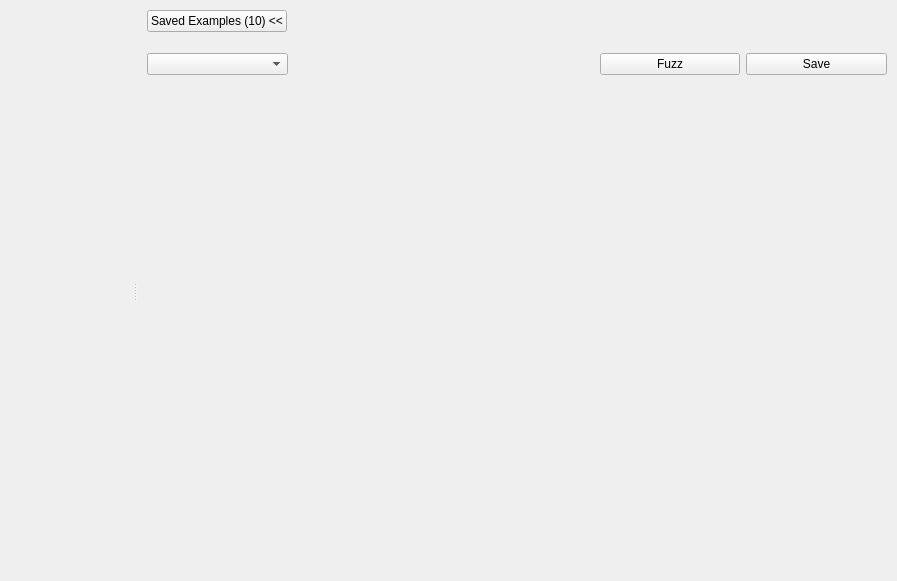
<?xml version="1.0" encoding="UTF-8"?>
<ui version="4.0">
 <class>FuzzEditPage</class>
 <widget class="QWidget" name="FuzzEditPage">
  <property name="geometry">
   <rect>
    <x>0</x>
    <y>0</y>
    <width>897</width>
    <height>581</height>
   </rect>
  </property>
  <property name="windowTitle">
   <string>Form</string>
  </property>
  <layout class="QHBoxLayout" name="horizontalLayout">
   <property name="leftMargin">
    <number>0</number>
   </property>
   <property name="topMargin">
    <number>0</number>
   </property>
   <property name="rightMargin">
    <number>0</number>
   </property>
   <property name="bottomMargin">
    <number>0</number>
   </property>
   <item>
    <widget class="QSplitter" name="fuzzEditSplitter">
     <property name="orientation">
      <enum>Qt::Horizontal</enum>
     </property>
     <widget class="ExamplesTable" name="examplesTable" native="true">
      <property name="sizePolicy">
       <sizepolicy hsizetype="Minimum" vsizetype="Preferred">
        <horstretch>0</horstretch>
        <verstretch>0</verstretch>
       </sizepolicy>
      </property>
      <property name="minimumSize">
       <size>
        <width>0</width>
        <height>200</height>
       </size>
      </property>
      <property name="maximumSize">
       <size>
        <width>16777215</width>
        <height>99999</height>
       </size>
      </property>
     </widget>
     <widget class="QWidget" name="layoutWidget">
      <layout class="QVBoxLayout" name="verticalLayout">
       <item>
        <layout class="QHBoxLayout" name="layout1">
         <property name="leftMargin">
          <number>10</number>
         </property>
         <property name="topMargin">
          <number>10</number>
         </property>
         <property name="rightMargin">
          <number>10</number>
         </property>
         <item>
          <widget class="QPushButton" name="toggleExamplesButton">
           <property name="cursor">
            <cursorShape>PointingHandCursor</cursorShape>
           </property>
           <property name="text">
            <string>Saved Examples (10) &lt;&lt;</string>
           </property>
          </widget>
         </item>
         <item>
          <spacer name="horizontalSpacer">
           <property name="orientation">
            <enum>Qt::Horizontal</enum>
           </property>
           <property name="sizeHint" stdset="0">
            <size>
             <width>388</width>
             <height>20</height>
            </size>
           </property>
          </spacer>
         </item>
        </layout>
       </item>
       <item>
        <layout class="QHBoxLayout" name="requestActionsLayout">
         <property name="leftMargin">
          <number>10</number>
         </property>
         <property name="topMargin">
          <number>10</number>
         </property>
         <property name="rightMargin">
          <number>10</number>
         </property>
         <property name="bottomMargin">
          <number>20</number>
         </property>
         <item>
          <widget class="QComboBox" name="methodInput"/>
         </item>
         <item>
          <widget class="LineScintilla" name="urlInput">
           <property name="minimumSize">
            <size>
             <width>300</width>
             <height>32</height>
            </size>
           </property>
           <property name="maximumSize">
            <size>
             <width>9999</width>
             <height>32</height>
            </size>
           </property>
          </widget>
         </item>
         <item>
          <widget class="QPushButton" name="fuzzButton">
           <property name="cursor">
            <cursorShape>PointingHandCursor</cursorShape>
           </property>
           <property name="text">
            <string>Fuzz</string>
           </property>
          </widget>
         </item>
         <item>
          <widget class="QPushButton" name="saveButton">
           <property name="cursor">
            <cursorShape>PointingHandCursor</cursorShape>
           </property>
           <property name="text">
            <string>Save</string>
           </property>
          </widget>
         </item>
        </layout>
       </item>
       <item>
        <layout class="QHBoxLayout" name="layout2">
         <property name="leftMargin">
          <number>0</number>
         </property>
         <property name="topMargin">
          <number>0</number>
         </property>
         <property name="rightMargin">
          <number>0</number>
         </property>
         <property name="bottomMargin">
          <number>0</number>
         </property>
         <item>
          <widget class="QStackedWidget" name="fuzzViewStackedWidget">
           <widget class="FuzzView" name="fuzzView" native="true">
            <property name="sizePolicy">
             <sizepolicy hsizetype="Expanding" vsizetype="Preferred">
              <horstretch>0</horstretch>
              <verstretch>0</verstretch>
             </sizepolicy>
            </property>
           </widget>
           <widget class="Loader" name="loaderWidget"/>
          </widget>
         </item>
        </layout>
       </item>
      </layout>
     </widget>
    </widget>
   </item>
  </layout>
 </widget>
 <customwidgets>
  <customwidget>
   <class>FuzzView</class>
   <extends>QWidget</extends>
   <header>ui.widgets.editor.fuzz_view.h</header>
   <container>1</container>
  </customwidget>
  <customwidget>
   <class>ExamplesTable</class>
   <extends>QWidget</extends>
   <header>ui.widgets.editor.examples_table.h</header>
   <container>1</container>
  </customwidget>
  <customwidget>
   <class>LineScintilla</class>
   <extends>QWidget</extends>
   <header>ui.widgets.shared.line_scintilla.h</header>
   <container>1</container>
  </customwidget>
  <customwidget>
   <class>Loader</class>
   <extends>QWidget</extends>
   <header>ui.widgets.shared.loader.h</header>
   <container>1</container>
  </customwidget>
 </customwidgets>
 <resources/>
 <connections/>
</ui>
